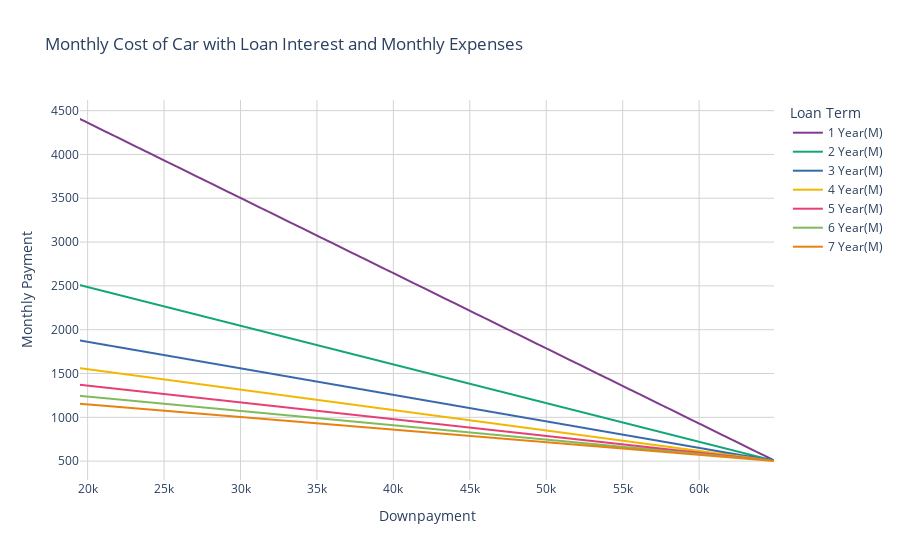

The code cell stored with this chart in its notebook:
### Code cell
fig = px.line(car_loan_df,x="Downpayment",y=["1 Year(M)", "2 Year(M)", "3 Year(M)", "4 Year(M)", "5 Year(M)", "6 Year(M)", "7 Year(M)"],title="Monthly Cost of Car with Loan Interest and Monthly Expenses", labels={"variable":"Loan Term","value":"Monthly Payment"},
                 color_discrete_sequence=px.colors.qualitative.Bold)

fig.update_layout({"plot_bgcolor":"white"})
fig.update_xaxes(showgrid=True, gridwidth=1, gridcolor='lightgrey')
fig.update_yaxes(showgrid=True, gridwidth=1, gridcolor='lightgrey')
fig.show()

### Figure 1 — Plotly figure (JSON) as saved in the notebook; plotly's stock layout.template omitted (floating-point values rounded to 4 significant figures; data arrays with more than 128 entries replaced by an {"elided": "..."} marker saying what was removed)
{"data": [{"hovertemplate": "Loan Term=1 Year(M)<br>Downpayment=%{x}<br>Monthly Payment=%{y}<extra></extra>", "legendgroup": "1 Year(M)", "line": {"color": "rgb(127, 60, 141)", "dash": "solid"}, "mode": "lines", "name": "1 Year(M)", "showlegend": true, "type": "scattergl", "x": {"elided": "228 int values"}, "xaxis": "x", "y": {"elided": "228 float values"}, "yaxis": "y"}, {"hovertemplate": "Loan Term=2 Year(M)<br>Downpayment=%{x}<br>Monthly Payment=%{y}<extra></extra>", "legendgroup": "2 Year(M)", "line": {"color": "rgb(17, 165, 121)", "dash": "solid"}, "mode": "lines", "name": "2 Year(M)", "showlegend": true, "type": "scattergl", "x": {"elided": "228 int values"}, "xaxis": "x", "y": {"elided": "228 float values"}, "yaxis": "y"}, {"hovertemplate": "Loan Term=3 Year(M)<br>Downpayment=%{x}<br>Monthly Payment=%{y}<extra></extra>", "legendgroup": "3 Year(M)", "line": {"color": "rgb(57, 105, 172)", "dash": "solid"}, "mode": "lines", "name": "3 Year(M)", "showlegend": true, "type": "scattergl", "x": {"elided": "228 int values"}, "xaxis": "x", "y": {"elided": "228 float values"}, "yaxis": "y"}, {"hovertemplate": "Loan Term=4 Year(M)<br>Downpayment=%{x}<br>Monthly Payment=%{y}<extra></extra>", "legendgroup": "4 Year(M)", "line": {"color": "rgb(242, 183, 1)", "dash": "solid"}, "mode": "lines", "name": "4 Year(M)", "showlegend": true, "type": "scattergl", "x": {"elided": "228 int values"}, "xaxis": "x", "y": {"elided": "228 float values"}, "yaxis": "y"}, {"hovertemplate": "Loan Term=5 Year(M)<br>Downpayment=%{x}<br>Monthly Payment=%{y}<extra></extra>", "legendgroup": "5 Year(M)", "line": {"color": "rgb(231, 63, 116)", "dash": "solid"}, "mode": "lines", "name": "5 Year(M)", "showlegend": true, "type": "scattergl", "x": {"elided": "228 int values"}, "xaxis": "x", "y": {"elided": "228 float values"}, "yaxis": "y"}, {"hovertemplate": "Loan Term=6 Year(M)<br>Downpayment=%{x}<br>Monthly Payment=%{y}<extra></extra>", "legendgroup": "6 Year(M)", "line": {"color": "rgb(128, 186, 90)", "dash": "solid"}, "mode": "lines", "name": "6 Year(M)", "showlegend": true, "type": "scattergl", "x": {"elided": "228 int values"}, "xaxis": "x", "y": {"elided": "228 float values"}, "yaxis": "y"}, {"hovertemplate": "Loan Term=7 Year(M)<br>Downpayment=%{x}<br>Monthly Payment=%{y}<extra></extra>", "legendgroup": "7 Year(M)", "line": {"color": "rgb(230, 131, 16)", "dash": "solid"}, "mode": "lines", "name": "7 Year(M)", "showlegend": true, "type": "scattergl", "x": {"elided": "228 int values"}, "xaxis": "x", "y": {"elided": "228 float values"}, "yaxis": "y"}], "layout": {"legend": {"title": {"text": "Loan Term"}, "tracegroupgap": 0}, "plot_bgcolor": "white", "title": {"text": "Monthly Cost of Car with Loan Interest and Monthly Expenses"}, "xaxis": {"anchor": "y", "domain": [0, 1], "gridcolor": "lightgrey", "gridwidth": 1, "showgrid": true, "title": {"text": "Downpayment"}}, "yaxis": {"anchor": "x", "domain": [0, 1], "gridcolor": "lightgrey", "gridwidth": 1, "showgrid": true, "title": {"text": "Monthly Payment"}}}}
